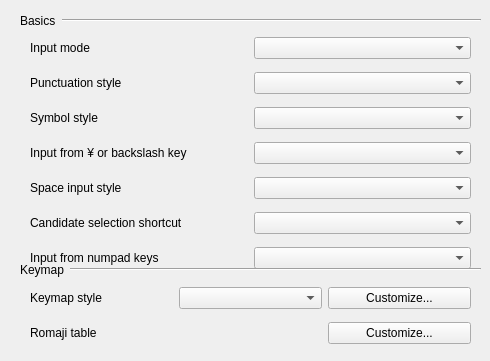
    <widget class="QWidget" name="basicTab">
     <attribute name="title">
      <string>General</string>
     </attribute>
     <widget class="QWidget" name="gridLayoutWidget">
      <property name="geometry">
       <rect>
        <x>30</x>
        <y>30</y>
        <width>441</width>
        <height>248</height>
       </rect>
      </property>
      <layout class="QGridLayout" name="gridLayout">
       <item row="0" column="1">
        <widget class="QComboBox" name="inputModeComboBox"/>
       </item>
       <item row="1" column="1">
        <widget class="QComboBox" name="punctuationsSettingComboBox"/>
       </item>
       <item row="2" column="1">
        <widget class="QComboBox" name="symbolsSettingComboBox">
         <property name="enabled">
          <bool>true</bool>
         </property>
        </widget>
       </item>
       <item row="4" column="1">
        <widget class="QComboBox" name="spaceCharacterFormComboBox">
         <property name="enabled">
          <bool>true</bool>
         </property>
        </widget>
       </item>
       <item row="0" column="0">
        <widget class="QLabel" name="inputModeLabel">
         <property name="text">
          <string>Input mode</string>
         </property>
        </widget>
       </item>
       <item row="1" column="0">
        <widget class="QLabel" name="PunctuationsSettingLabel">
         <property name="text">
          <string>Punctuation style</string>
         </property>
        </widget>
       </item>
       <item row="2" column="0">
        <widget class="QLabel" name="symbolsSettingLabel">
         <property name="text">
          <string>Symbol style</string>
         </property>
        </widget>
       </item>
       <item row="4" column="0">
        <widget class="QLabel" name="spaceInputSettingLabel">
         <property name="text">
          <string>Space input style</string>
         </property>
        </widget>
       </item>
       <item row="5" column="1">
        <widget class="QComboBox" name="selectionShortcutModeComboBox"/>
       </item>
       <item row="5" column="0">
        <widget class="QLabel" name="selectionShortcutModeLabel">
         <property name="text">
          <string>Candidate selection shortcut</string>
         </property>
        </widget>
       </item>
       <item row="6" column="0">
        <widget class="QLabel" name="numpadCharacterFormLabel">
         <property name="text">
          <string>Input from numpad keys</string>
         </property>
        </widget>
       </item>
       <item row="6" column="1">
        <widget class="QComboBox" name="numpadCharacterFormComboBox">
         <property name="minimumSize">
          <size>
           <width>150</width>
           <height>0</height>
          </size>
         </property>
        </widget>
       </item>
       <item row="3" column="0">
        <widget class="QLabel" name="yenSignLabel">
         <property name="text">
          <string>Input from ¥ or backslash key</string>
         </property>
        </widget>
       </item>
       <item row="3" column="1">
        <widget class="QComboBox" name="yenSignComboBox"/>
       </item>
      </layout>
     </widget>
     <widget class="QWidget" name="gridLayoutWidget_2">
      <property name="geometry">
       <rect>
        <x>30</x>
        <y>280</y>
        <width>441</width>
        <height>72</height>
       </rect>
      </property>
      <layout class="QGridLayout" name="gridLayout_2">
       <item row="0" column="1">
        <widget class="QComboBox" name="keymapSettingComboBox"/>
       </item>
       <item row="0" column="0">
        <widget class="QLabel" name="keymapSettingLabel">
         <property name="text">
          <string>Keymap style</string>
         </property>
        </widget>
       </item>
       <item row="0" column="2">
        <widget class="QPushButton" name="editKeymapButton">
         <property name="sizePolicy">
          <sizepolicy hsizetype="Preferred" vsizetype="Fixed">
           <horstretch>0</horstretch>
           <verstretch>0</verstretch>
          </sizepolicy>
         </property>
         <property name="text">
          <string>Customize...</string>
         </property>
        </widget>
       </item>
       <item row="1" column="2">
        <widget class="QPushButton" name="editRomanTableButton">
         <property name="text">
          <string>Customize...</string>
         </property>
        </widget>
       </item>
       <item row="1" column="0">
        <widget class="QLabel" name="label_11">
         <property name="text">
          <string>Romaji table</string>
         </property>
        </widget>
       </item>
      </layout>
     </widget>
     <widget class="QWidget" name="horizontalLayoutWidget">
      <property name="geometry">
       <rect>
        <x>20</x>
        <y>10</y>
        <width>461</width>
        <height>21</height>
       </rect>
      </property>
      <layout class="QHBoxLayout" name="horizontalLayout">
       <item>
        <widget class="QLabel" name="basicsLabel">
         <property name="text">
          <string>Basics</string>
         </property>
        </widget>
       </item>
       <item>
        <widget class="Line" name="basicsLine">
         <property name="sizePolicy">
          <sizepolicy hsizetype="MinimumExpanding" vsizetype="Fixed">
           <horstretch>0</horstretch>
           <verstretch>0</verstretch>
          </sizepolicy>
         </property>
         <property name="orientation">
          <enum>Qt::Horizontal</enum>
         </property>
        </widget>
       </item>
      </layout>
     </widget>
     <widget class="QWidget" name="horizontalLayoutWidget_8">
      <property name="geometry">
       <rect>
        <x>20</x>
        <y>260</y>
        <width>461</width>
        <height>20</height>
       </rect>
      </property>
      <layout class="QHBoxLayout" name="horizontalLayout_11">
       <item>
        <widget class="QLabel" name="label_4">
         <property name="text">
          <string>Keymap</string>
         </property>
        </widget>
       </item>
       <item>
        <widget class="Line" name="line_3">
         <property name="sizePolicy">
          <sizepolicy hsizetype="MinimumExpanding" vsizetype="Fixed">
           <horstretch>0</horstretch>
           <verstretch>0</verstretch>
          </sizepolicy>
         </property>
         <property name="orientation">
          <enum>Qt::Horizontal</enum>
         </property>
        </widget>
       </item>
      </layout>
     </widget>
    </widget>
